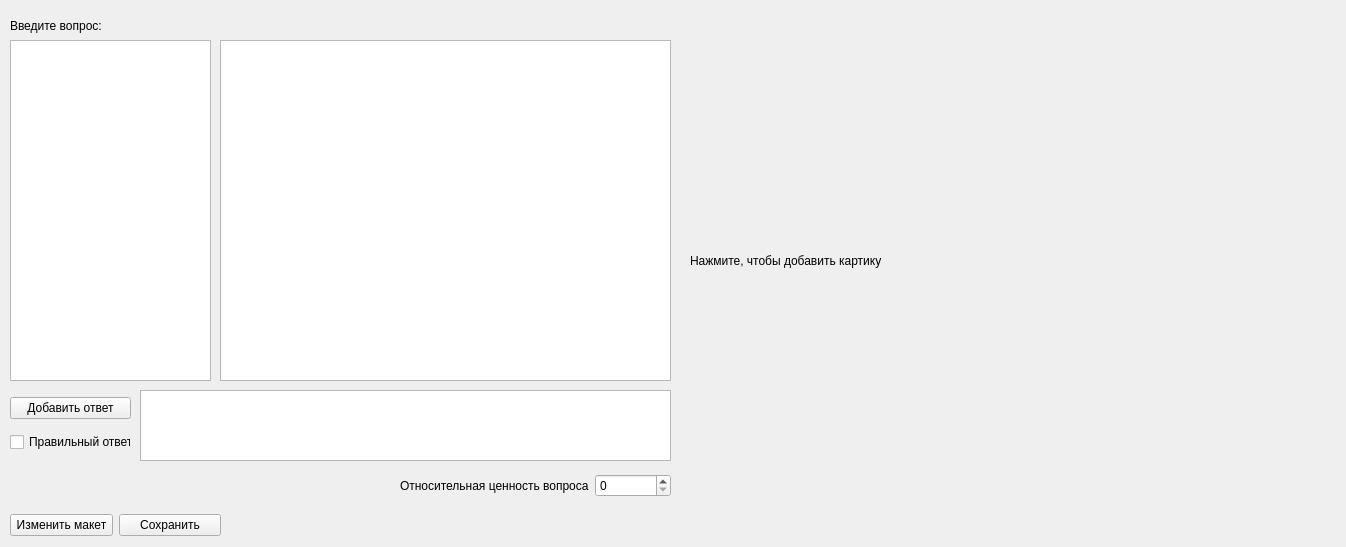
<?xml version="1.0" encoding="UTF-8"?>
<ui version="4.0">
 <class>Form</class>
 <widget class="QWidget" name="Form">
  <property name="geometry">
   <rect>
    <x>0</x>
    <y>0</y>
    <width>1346</width>
    <height>547</height>
   </rect>
  </property>
  <property name="windowTitle">
   <string>Form</string>
  </property>
  <widget class="QLabel" name="input_question_label">
   <property name="geometry">
    <rect>
     <x>10</x>
     <y>10</y>
     <width>91</width>
     <height>31</height>
    </rect>
   </property>
   <property name="text">
    <string>Введите вопрос:</string>
   </property>
  </widget>
  <widget class="QPlainTextEdit" name="question_plain_text">
   <property name="geometry">
    <rect>
     <x>10</x>
     <y>40</y>
     <width>201</width>
     <height>341</height>
    </rect>
   </property>
  </widget>
  <widget class="QListView" name="variant_list_view">
   <property name="geometry">
    <rect>
     <x>220</x>
     <y>40</y>
     <width>451</width>
     <height>341</height>
    </rect>
   </property>
  </widget>
  <widget class="QWidget" name="horizontalLayoutWidget">
   <property name="geometry">
    <rect>
     <x>10</x>
     <y>510</y>
     <width>211</width>
     <height>31</height>
    </rect>
   </property>
   <layout class="QHBoxLayout" name="horizontalLayout">
    <item>
     <widget class="QPushButton" name="choosing_maket_button">
      <property name="text">
       <string>Изменить макет</string>
      </property>
     </widget>
    </item>
    <item>
     <widget class="QPushButton" name="save_button">
      <property name="text">
       <string>Сохранить</string>
      </property>
     </widget>
    </item>
   </layout>
  </widget>
  <widget class="QPlainTextEdit" name="answer_plain_text">
   <property name="geometry">
    <rect>
     <x>140</x>
     <y>390</y>
     <width>531</width>
     <height>71</height>
    </rect>
   </property>
  </widget>
  <widget class="QWidget" name="verticalLayoutWidget">
   <property name="geometry">
    <rect>
     <x>10</x>
     <y>390</y>
     <width>121</width>
     <height>71</height>
    </rect>
   </property>
   <layout class="QVBoxLayout" name="verticalLayout">
    <item>
     <widget class="QPushButton" name="add_variant_button">
      <property name="text">
       <string>Добавить ответ</string>
      </property>
     </widget>
    </item>
    <item>
     <widget class="QCheckBox" name="is_right_check_box">
      <property name="text">
       <string>Правильный ответ</string>
      </property>
     </widget>
    </item>
   </layout>
  </widget>
  <widget class="QLabel" name="image_label">
   <property name="geometry">
    <rect>
     <x>690</x>
     <y>20</y>
     <width>641</width>
     <height>481</height>
    </rect>
   </property>
   <property name="text">
    <string>Нажмите, чтобы добавить картику</string>
   </property>
  </widget>
  <widget class="QWidget" name="horizontalLayoutWidget_2">
   <property name="geometry">
    <rect>
     <x>400</x>
     <y>470</y>
     <width>271</width>
     <height>31</height>
    </rect>
   </property>
   <layout class="QHBoxLayout" name="horizontalLayout_2">
    <item>
     <widget class="QLabel" name="label">
      <property name="text">
       <string>Относительная ценность вопроса</string>
      </property>
     </widget>
    </item>
    <item>
     <widget class="QSpinBox" name="value_spinbox"/>
    </item>
   </layout>
  </widget>
 </widget>
 <resources/>
 <connections/>
</ui>
